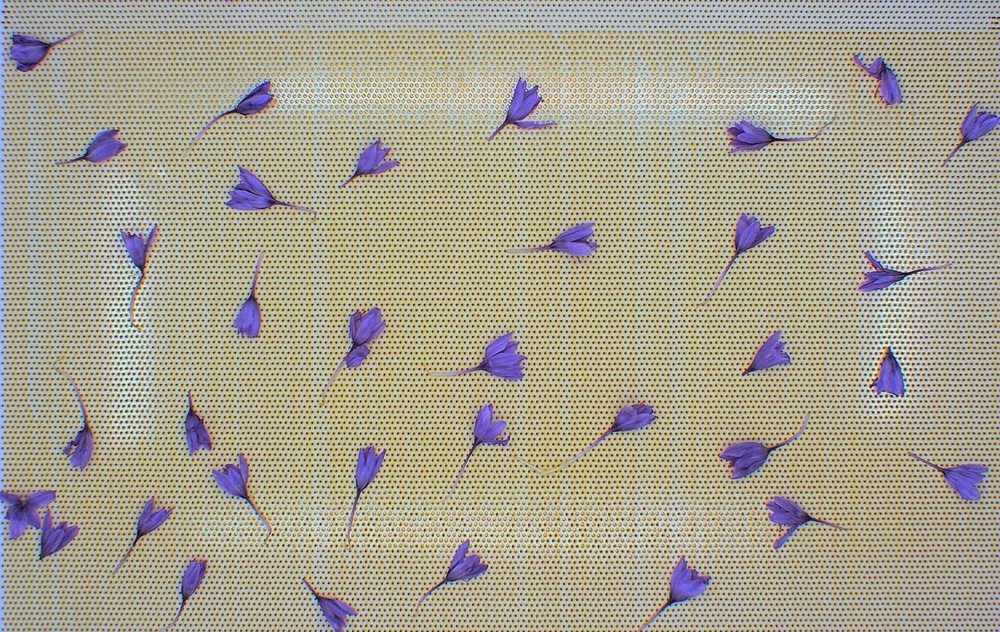
#> input picture HW3/HW3/Q3/saffrun.jpg, 1000 x 632 px, shrunk from 1290 x 815 before the run
$ jupyter execute Q3.ipynb   (older library calls are emulated)
#> lines starting #> are read from the running program, lines starting #| are printed output that depends on the picture
[cell 1]
import cv2
import numpy as np
import matplotlib.pyplot as plt
import os

Part A

[cell 2]
# Read the image
image = cv2.imread('saffrun.jpg', cv2.IMREAD_GRAYSCALE)
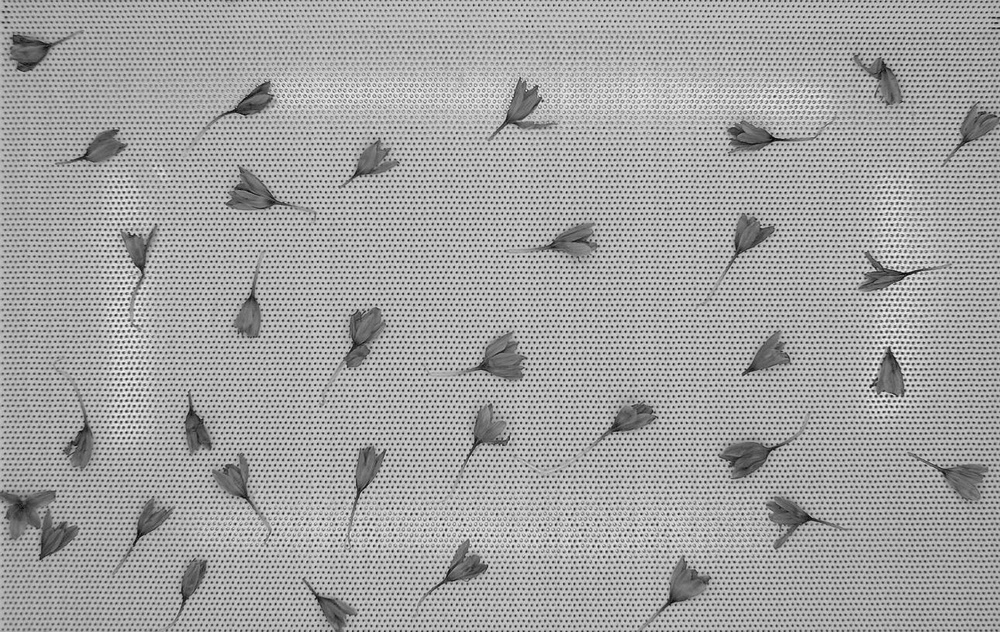
#> image: shape (632, 1000); min 2, max 254, mean 163.2

# Compute the 2D Fourier transform
fft_image = np.fft.fft2(image)

# Visualize the fourier transform
fourier_transform = np.log(1 + np.abs(fft_image))
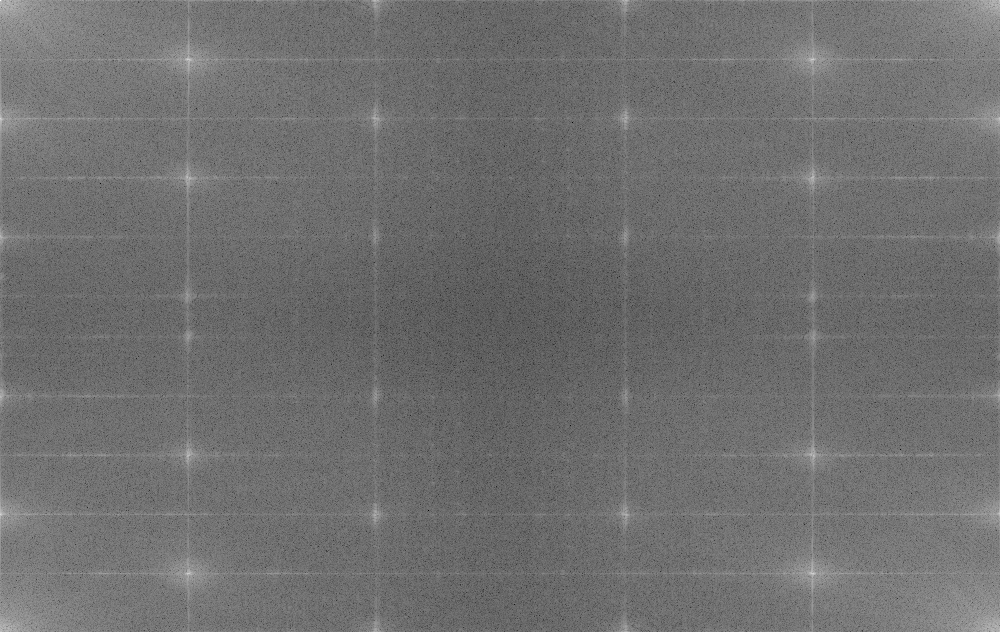
#> fourier_transform: shape (632, 1000) float64; min 0.912, max 18.45, mean 8.6; drawn with min black and max white
plt.imshow(fourier_transform, cmap='gray')
plt.title('Fourier Transform (Before)')
plt.axis('off')
plt.show()

# Define the cutoff fraction for the noisy points to be removed
k = 0.1  # Adjust this value based on the amount of noise to be removed

# Identify the dimensions of the image
rows, cols = image.shape
#> rows = 632; cols = 1000

# Apply the filter to remove noisy points
fft_image[int(rows * k):int(rows * (1 - k))] = 0
fft_image[:, int(cols * k):int(cols * (1 - k))] = 0

# Visualize the fourier transform after noise removal
fourier_transform_filtered = np.log(1 + np.abs(fft_image))
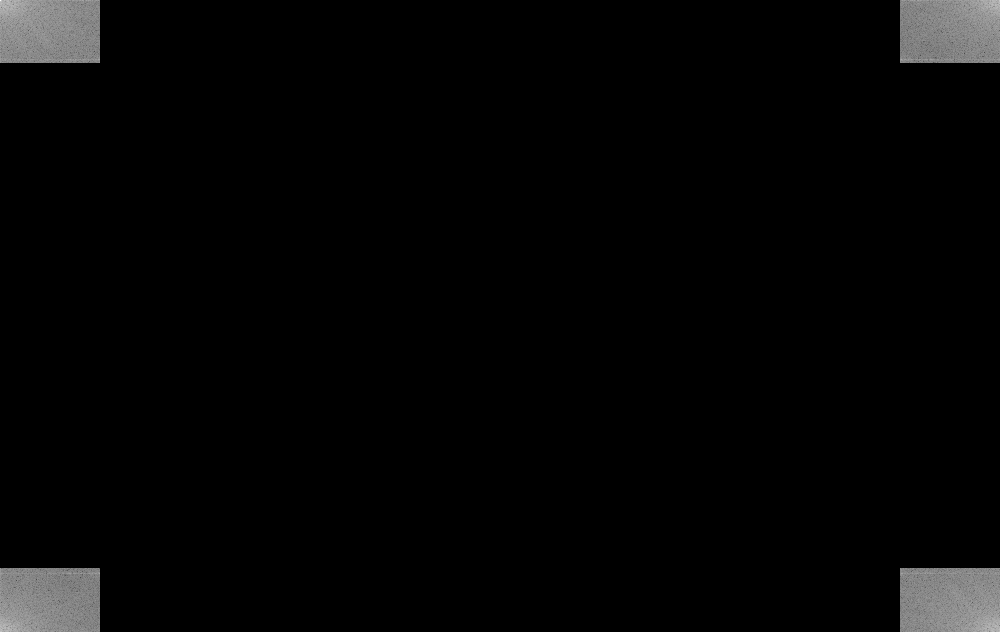
#> fourier_transform_filtered: shape (632, 1000) float64; min 0, max 18.45, mean 0.404; drawn with min black and max white
plt.imshow(fourier_transform_filtered, cmap='gray')
plt.title('Fourier Transform (After Noise Removal)')
plt.axis('off')
plt.show()

# Compute the inverse Fourier transform to obtain the denoised image
denoised_image = np.fft.ifft2(fft_image).real
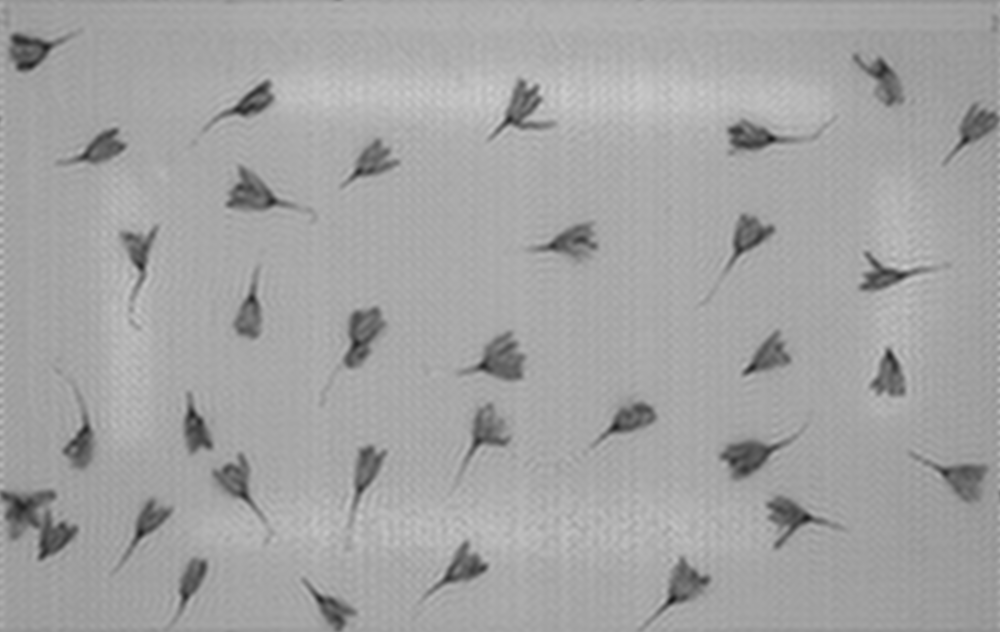
#> denoised_image: shape (632, 1000) float64; min 26.24, max 206.6, mean 163.2
denoised_image = np.uint8(denoised_image)

# Visualize the denoised image
plt.imshow(denoised_image, cmap='gray')
plt.title('Denoised Image')
plt.axis('off')
plt.show()

Part B

[cell 3]
edges_detected_image = cv2.Canny(np.uint8(denoised_image), 50, 100);
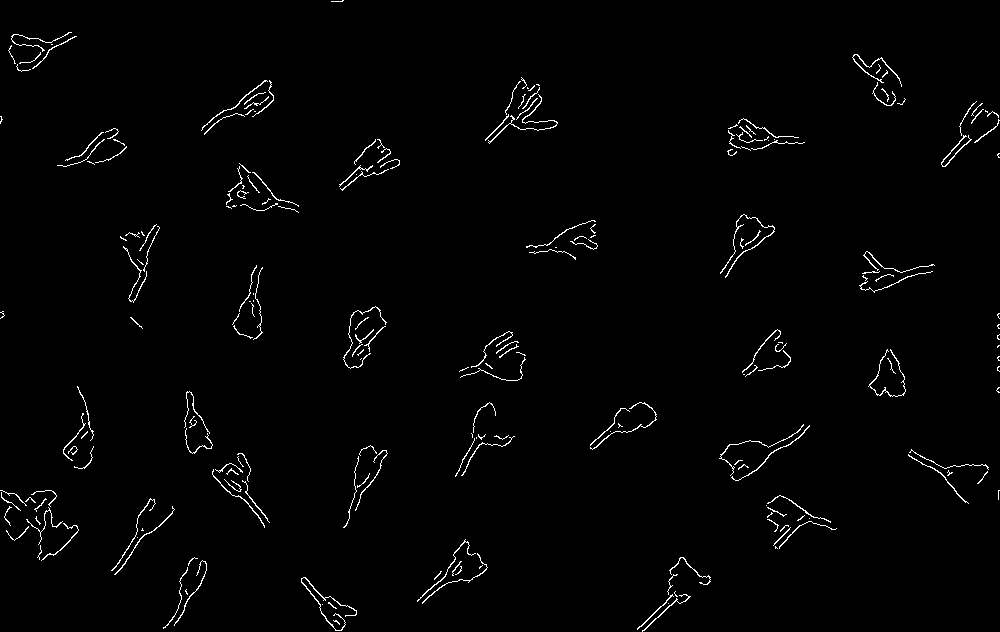
#> edges_detected_image: shape (632, 1000); 1.5% white in thin lines or dots
plt.imshow(edges_detected_image, cmap='gray')
plt.title('After Canny')
plt.axis('off')
plt.show()

[cell 4]
# Compute the gradient in the x and y directions
gradient_x = cv2.Sobel(edges_detected_image, cv2.CV_64F, 1, 0, ksize=5)
gradient_y = cv2.Sobel(edges_detected_image, cv2.CV_64F, 0, 1, ksize=5)

# Compute the magnitude and direction of the gradient
magnitude, direction = cv2.cartToPolar(gradient_x, gradient_y)
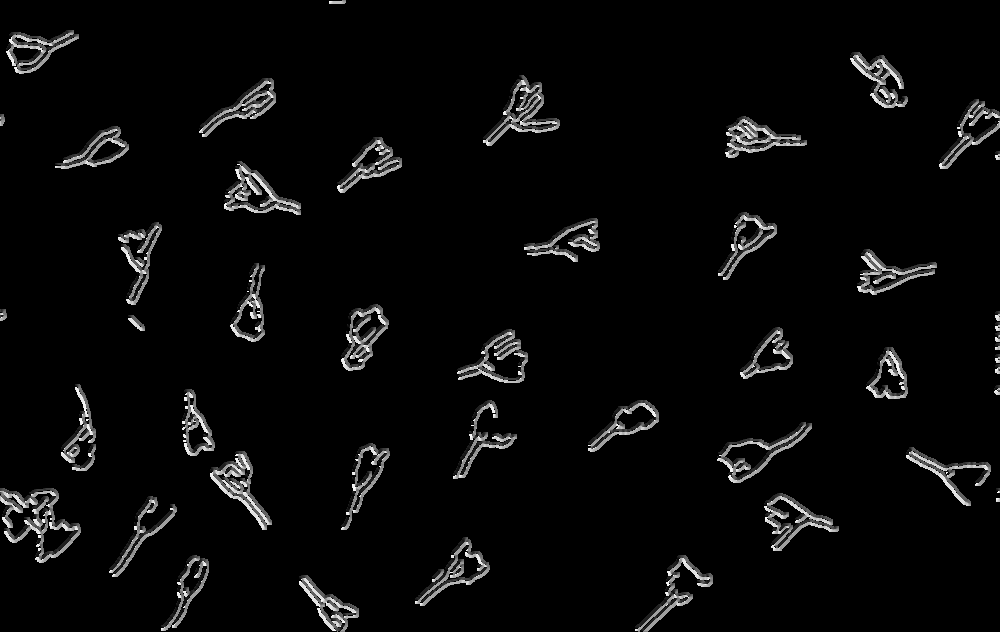
#> direction: shape (632, 1000) float64; min 0, max 6.26, mean 0.224; drawn with min black and max white

# Compute the direction of the gradients using the 2*arctan function
gradient_direction = np.arctan2(gradient_y, gradient_x)
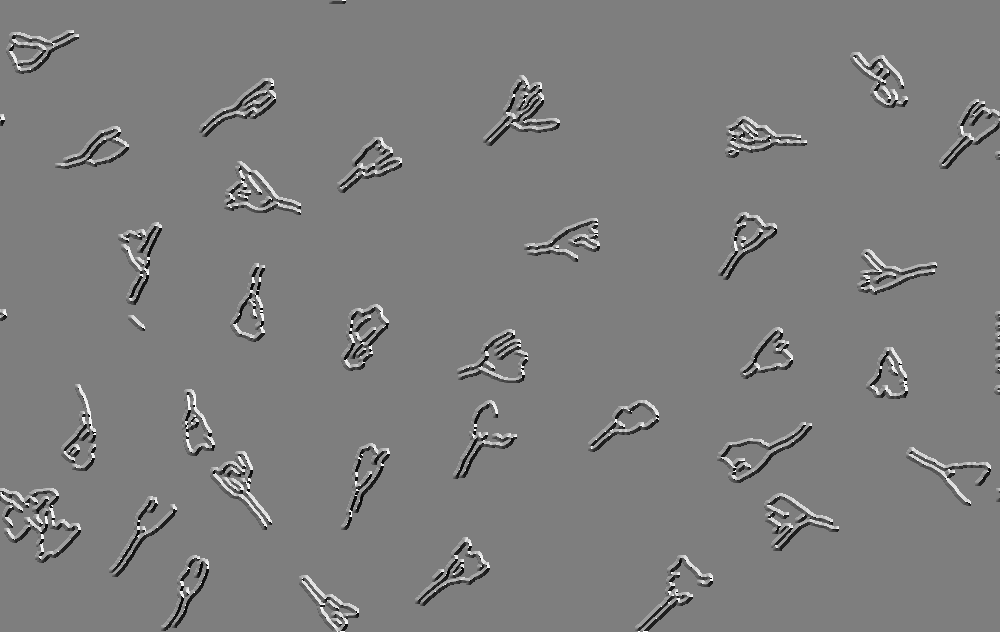
#> gradient_direction: shape (632, 1000) float64; min -3.11, max 3.14, mean -0.00974; drawn with min black and max white

# If you want to convert the result from radians to degrees use below code:
# gradient_direction = np.degrees(2 * np.arctan(gradient_y / (gradient_x + 0.0001)))  # Adding a small value to avoid division by zero

print(gradient_direction)
#> (printed output is left out)
